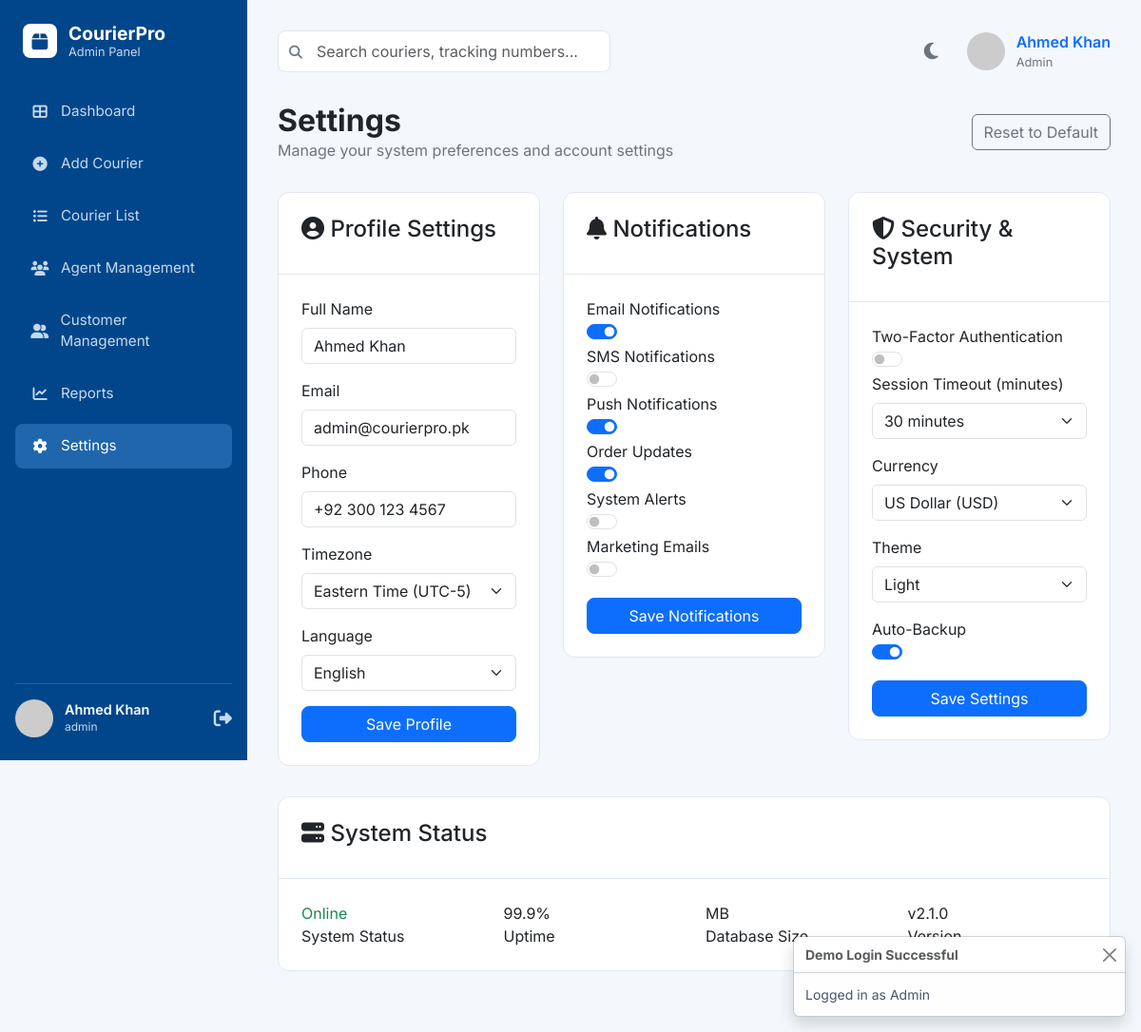
Screenshot of /admin/settings.php (signed in) with the database file from the repository.
### tables this page shows
CREATE TABLE `user_preferences` (
  `id` int(11) NOT NULL,
  `user_id` int(11) NOT NULL,
  `email_notifications` tinyint(1) DEFAULT 1,
  `sms_notifications` tinyint(1) DEFAULT 0,
  `push_notifications` tinyint(1) DEFAULT 1,
  `order_updates` tinyint(1) DEFAULT 1,
  `system_alerts` tinyint(1) DEFAULT 1,
  `marketing_emails` tinyint(1) DEFAULT 0,
  `delivery_alerts` tinyint(1) DEFAULT 1,
  `theme` varchar(20) DEFAULT 'light',
  `language` varchar(10) DEFAULT 'en',
  `timezone` varchar(50) DEFAULT 'America/New_York',
  `currency` varchar(10) DEFAULT 'USD',
  `date_format` varchar(20) DEFAULT 'MM/DD/YYYY',
  `created_at` timestamp NOT NULL DEFAULT current_timestamp(),
  `updated_at` timestamp NOT NULL DEFAULT current_timestamp() ON UPDATE current_timestamp()
);

CREATE TABLE `users` (
  `id` int(11) NOT NULL,
  `name` varchar(255) NOT NULL,
  `email` varchar(255) NOT NULL,
  `password` varchar(255) NOT NULL,
  `phone` varchar(20) DEFAULT NULL,
  `role` enum('admin','agent','user') NOT NULL DEFAULT 'user',
  `status` enum('active','inactive') DEFAULT 'active',
  `email_verified_at` timestamp NULL DEFAULT NULL,
  `remember_token` varchar(100) DEFAULT NULL,
  `created_at` timestamp NOT NULL DEFAULT current_timestamp(),
  `updated_at` timestamp NOT NULL DEFAULT current_timestamp() ON UPDATE current_timestamp()
);

### admin/settings.php (the view, shortened to what this page needs)
<?php
require_once '../includes/db_connect.php';
$user_id = $_SESSION['user_id'];
$stmt = $conn->prepare("SELECT u.name, u.email, u.phone, p.* FROM users u LEFT JOIN user_preferences p ON u.id = p.user_id WHERE u.id = ?");
$stmt->bind_param("i", $user_id);
$stmt->execute();
$result = $stmt->get_result();
$settings = $result->fetch_assoc();
$db_size_query = $conn->query("SELECT table_schema AS `database`, ROUND(SUM(data_length + index_length) / 1024 / 1024, 2) AS `size_mb` FROM information_schema.TABLES WHERE table_schema = '" . DB_NAME . "' GROUP BY table_schema");
$db_size = $db_size_query ? $db_size_query->fetch_assoc()['size_mb'] : 'N/A';
include '../includes/header.php';
?>
<body>
    <?php include '../includes/sidebar_admin.php'; ?>
    <div class="main-content">
        <?php include '../includes/top_bar.php'; ?>
        <div class="page-header">
            <div>
                <h2>Settings</h2>
                <p>Manage your system preferences and account settings</p>
            </div>
            <button class="btn btn-outline-secondary">Reset to Default</button>
        </div>
        <div class="row">
            <div class="col-lg-4">
                <div class="card">
                    <div class="card-header"><h4><i class="fas fa-user-circle"></i> Profile Settings</h4></div>
                    <div class="card-body">
                        <form action="settings.php" method="post">
                            <div class="mb-3">
                                <label for="fullName" class="form-label">Full Name</label>
                                <input type="text" class="form-control" id="fullName" name="name" value="<?php echo htmlspecialchars($settings['name']); ?>">
                            </div>
                            <div class="mb-3">
                                <label for="email" class="form-label">Email</label>
                                <input type="email" class="form-control" id="email" name="email" value="<?php echo htmlspecialchars($settings['email']); ?>">
                            </div>
                            <div class="mb-3">
                                <label for="phone" class="form-label">Phone</label>
                                <input type="tel" class="form-control" id="phone" name="phone" value="<?php echo htmlspecialchars($settings['phone']); ?>">
                            </div>
                            <div class="mb-3">
                                <label for="timezone" class="form-label">Timezone</label>
                                <select id="timezone" name="timezone" class="form-select">
                                    <option <?php if($settings['timezone'] == 'America/New_York') echo 'selected'; ?>>Eastern Time (UTC-5)</option>
                                </select>
                            </div>
                            <div class="mb-3">
                                <label for="language" class="form-label">Language</label>
                                <select id="language" name="language" class="form-select">
                                    <option <?php if($settings['language'] == 'en') echo 'selected'; ?>>English</option>
                                </select>
                            </div>
                            <button type="submit" name="save_profile" class="btn btn-primary w-100">Save Profile</button>
                        </form>
                    </div>
                </div>
            </div>
            <div class="col-lg-4">
                <div class="card">
                    <div class="card-header"><h4><i class="fas fa-bell"></i> Notifications</h4></div>
                    <div class="card-body">
                        <form action="settings.php" method="post">
                            <div class="setting-item"><span>Email Notifications</span><div class="form-check form-switch"><input class="form-check-input" type="checkbox" name="email_notifications" <?php echo ($settings['email_notifications'] ?? 1) ? 'checked' : ''; ?>></div></div>
                            <div class="setting-item"><span>SMS Notifications</span><div class="form-check form-switch"><input class="form-check-input" type="checkbox" name="sms_notifications" <?php echo ($settings['sms_notifications'] ?? 0) ? 'checked' : ''; ?>></div></div>
                            <div class="setting-item"><span>Push Notifications</span><div class="form-check form-switch"><input class="form-check-input" type="checkbox" name="push_notifications" <?php echo ($settings['push_notifications'] ?? 1) ? 'checked' : ''; ?>></div></div>
                            <div class="setting-item"><span>Order Updates</span><div class="form-check form-switch"><input class="form-check-input" type="checkbox" name="order_updates" <?php echo ($settings['order_updates'] ?? 1) ? 'checked' : ''; ?>></div></div>
                            <div class="setting-item"><span>System Alerts</span><div class="form-check form-switch"><input class="form-check-input" type="checkbox" name="system_alerts" <?php echo ($settings['system_alerts'] ?? 1) ? 'checked' : ''; ?>></div></div>
                            <div class="setting-item"><span>Marketing Emails</span><div class="form-check form-switch"><input class="form-check-input" type="checkbox" name="marketing_emails" <?php echo ($settings['marketing_emails'] ?? 0) ? 'checked' : ''; ?>></div></div>
                            <button type="submit" name="save_notifications" class="btn btn-primary w-100 mt-3">Save Notifications</button>
                        </form>
                    </div>
                </div>
            </div>
            <div class="col-lg-4">
                <div class="card">
                    <div class="card-header"><h4><i class="fas fa-shield-alt"></i> Security & System</h4></div>
                    <div class="card-body">
                        <form action="settings.php" method="post">
                            <div class="setting-item"><span>Two-Factor Authentication</span><div class="form-check form-switch"><input class="form-check-input" type="checkbox" role="switch"></div></div>
                            <div class="mb-3">
                                <label for="sessionTimeout" class="form-label">Session Timeout (minutes)</label>
                                <select id="sessionTimeout" name="session_timeout" class="form-select"><option>30 minutes</option><option>60 minutes</option><option>Never</option></select>
                            </div>
                            <div class="mb-3">
                                <label for="currency" class="form-label">Currency</label>
                                <select id="currency" name="currency" class="form-select"><option <?php if($settings['currency'] == 'USD') echo 'selected'; ?>>US Dollar (USD)</option></select>
                            </div>
                             <div class="mb-3">
                                <label for="theme" class="form-label">Theme</label>
                                <select id="theme" name="theme" class="form-select"><option <?php if($settings['theme'] == 'light') echo 'selected'; ?>>Light</option></select>
                            </div>
                             <div class="setting-item"><span>Auto-Backup</span><div class="form-check form-switch"><input class="form-check-input" type="checkbox" role="switch" checked></div></div>
                            <button type="submit" name="save_system_settings" class="btn btn-primary w-100 mt-3">Save Settings</button>
                        </form>
                    </div>
                </div>
            </div>
        </div>
        <div class="card">
            <div class="card-header"><h4><i class="fas fa-server"></i> System Status</h4></div>
            <div class="card-body">
                <div class="row">
                    <div class="col"><div class="system-status-card"><div class="status-value text-success">Online</div><div class="status-label">System Status</div></div></div>
                    <div class="col"><div class="system-status-card"><div class="status-value">99.9%</div><div class="status-label">Uptime</div></div></div>
                    <div class="col"><div class="system-status-card"><div class="status-value"><?php echo $db_size; ?> MB</div><div class="status-label">Database Size</div></div></div>
                    <div class="col"><div class="system-status-card"><div class="status-value">v2.1.0</div><div class="status-label">Version</div></div></div>
                </div>
            </div>
        </div>
    </div>
    <?php include '../includes/footer.php'; ?>
</body>
</html>

### assets/css/style.css (style rules this page uses)
:root { --primary-color: #0d6efd; --sidebar-bg: #01468b; --sidebar-link-color: #c5d9ed; --sidebar-active-link-bg: #1f66ac; --main-bg: #f4f7fc; --card-bg: #ffffff; --text-color: #4a5568; --text-muted-color: #6c757d; --border-color: #e2e8f0; --input-bg: #f7fafc; }
body { background-color: var(--main-bg); font-family: 'Inter', sans-serif; color: var(--text-color); display: flex; }
.main-content { margin-left: 260px; width: calc(100% - 260px); padding: 2rem; }
.dashboard-header, .page-header { display: flex; justify-content: space-between; align-items: center; margin-bottom: 2rem; }
.dashboard-header h2, .page-header h2 { font-weight: 700; margin: 0; color: #212529; }
.dashboard-header p, .page-header p { margin: 0; color: var(--text-muted-color); }
.btn-primary { background-color: var(--primary-color); border-color: var(--primary-color); border-radius: 8px; }
.card { background-color: var(--card-bg); border: 1px solid var(--border-color); border-radius: 12px; margin-bottom: 2rem; }
.card-header { background-color: transparent; border-bottom: 1px solid var(--border-color); padding: 1.5rem; font-weight: 600; }
.card-body { padding: 1.5rem; }

### rows the page displays
user_preferences: name "Ahmed Khan", email "admin@courierpro.pk", phone "+92 300 123 4567", language "English", email_notifications "☑", push_notifications "☑", order_updates "☑"

### other values shown
$_SESSION['user_name'] "Ahmed Khan"
$_SESSION['user_role'] "admin"
$_SESSION['user_role'] "Admin"
$_SESSION['login_success_message'] "Logged in as Admin"
